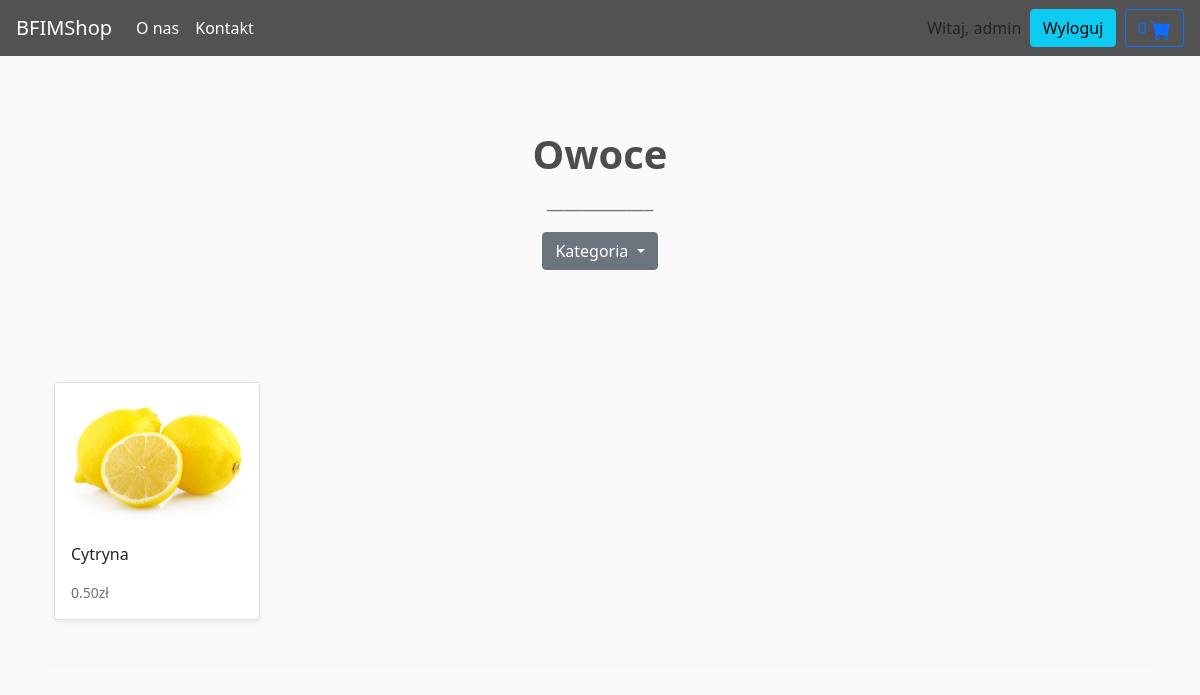
The page /shop/owoce/ (signed in) on the database its author committed.
### store/models.py (models this page shows, shortened)
class Category(models.Model):
    name = models.CharField(max_length=255, db_index=True)
    slug = models.SlugField(max_length=255, unique=True)
    class Meta:
        verbose_name_plural = 'categories'
    def get_absolute_url(self):
        return reverse('store:category_list', args=[self.slug])

class Product(models.Model):
    category = models.ForeignKey(Category, related_name='product', on_delete=models.CASCADE)
    created_by = models.ForeignKey(User, on_delete=models.CASCADE, related_name='product_creator')
    title = models.CharField(max_length=255)
    author = models.CharField(max_length=255, default='admin')
    description = models.TextField(blank=True)
    image = models.ImageField(upload_to='images/', default='images/default.jpg')
    slug = models.SlugField(max_length=255)
    price = models.DecimalField(max_digits=4, decimal_places=2)
    in_stock = models.BooleanField(default=True)
    is_active = models.BooleanField(default=True)
    created = models.DateTimeField(auto_now_add=True)
    updated = models.DateTimeField(auto_now=True)
    objects = models.Manager()
    products = ProductManager()
    class Meta:
        verbose_name_plural = 'Products'
        ordering = ('-created',)
    def get_absolute_url(self):
        return reverse('store:product_detail', args=[self.slug])

### store/views.py (the view)
# urls.py: path('shop/<slug:category_slug>/', views.category_list, name='category_list'),
def category_list(request, category_slug=None):
    category = get_object_or_404(Category, slug=category_slug)
    products = Product.objects.filter(category=category)
    return render(request, 'store/products/category.html', {'category': category, 'products': products })

### basket/basket.py (called while the page is built)
    def __len__(self):
        return sum(item['qty'] for item in self.basket.values())

### basket/context_processors.py (called while the page is built)
def basket(request):
    return {'basket': Basket(request)}

### store/context_processors.py (called while the page is built)
def categories(request):
    return {
        'categories': Category.objects.all()
    }

### store/templates/store/products/category.html (shortened to what this page needs)
{% extends '../main.html' %}
{% load static %}
{% block content %}
<link rel="stylesheet" href="{% static 'css/main.css' %}">
<div class="container">
  <section class="py-5 text-center container">
    <div class="row py-lg-3">
      <div class="col-lg-6 col-md-8 mx-auto">
        <h1 class="h1 fw-bold">{{category.name|title}}</h1>
        <p class="lead text-muted">____________</p>
        <div class="bd-example">
          <div class="dropdown">
            <button class="btn btn-secondary dropdown-toggle" type="button" id="dropdownMenuButton" data-toggle="dropdown"
              aria-haspopup="true" aria-expanded="false">
              Kategoria
            </button>
          </div>
        </div>
      </div>
    </div>
  </section>
  <div class="album py-5 bg-light">
    <div class="container">
      <div class="row row-cols-1 row-cols-sm-2 row-cols-md-5 g-3">
        {% for product in products %}
        <div class="col">
          <div class="card shadow-sm">
            <img class="img-fluid" alt="Responsive image" src="{{ product.image.url }}">
            <div class="card-body">
              <p class="card-text">
                <a class="text-dark text-decoration-none" href="{{ product.get_absolute_url }}">{{ product.title }}</a>
              </p>
              <div class="d-flex justify-content-between align-items-center">
                <small class="text-muted">{{ product.price }}zł</small>
              </div>
            </div>
          </div>
        </div>
</div>
      {% endfor %}
    </div>
  </div>
</div>
{% endblock %}

### store/templates/store/main.html (shortened to what this page needs)
<!DOCTYPE html>
{% load static %}
<html>
<head>
	<link rel="stylesheet" href="https://stackpath.bootstrapcdn.com/bootstrap/4.4.1/css/bootstrap.min.css"
>
	<link rel="stylesheet" type="text/css" href="../../static/css/main.css">
</head>
<body>
	<header>
		<nav class="navbar navbar-expand-lg navbar-dark bg-dark">
			<a class="navbar-brand" href="/">BFIMShop</a>
			<div class="collapse navbar-collapse" id="navbarSupportedContent">
				<ul class="navbar-nav mr-auto">
					<li class="nav-item active">
						<a class="nav-link" href="{% url "store:about" %}">O nas </a>
					</li>
					<li class="nav-item active">
						<a class="nav-link" href="{% url "store:contact" %}">Kontakt </a>
					</li>
				</ul>
				<div class="form-inline my-2 my-lg-0">
					{% if request.user.is_authenticated %}
					<span>Witaj, {{request.user}}</span>
					<p>&nbsp&nbsp</p>
					<a href="{% url "logout" %}" class="btn btn-info">Wyloguj</a>
					{% else %}
					<a href="{% url "login" %}" class="btn btn-info">Logowanie</a>
					<p>&nbsp&nbsp</p>
					<a href="{% url "register" %}" class="btn btn-info">Rejestracja</a>
					{% endif %}
					<p>&nbsp&nbsp</p>
					<a type="button" role="button" href="{% url "basket:basket_summary" %}"
						class="btn btn-outline-primary">
						{% with total_qty=basket|length %}
						<div id="basket_qty" class="d-inline-flex">
						</div>
						{% endwith %}
					</a>
				</div>
			</div>
		</nav>
	</header>
	<div id="content">{% block content %} {% endblock %}</div>
</body>
</html>

### rows shown on the page
Category: name "Owoce"
Product: image (picture), title "Cytryna", price "0.50"

### other values the page prints
{{ request.user }} "admin"
